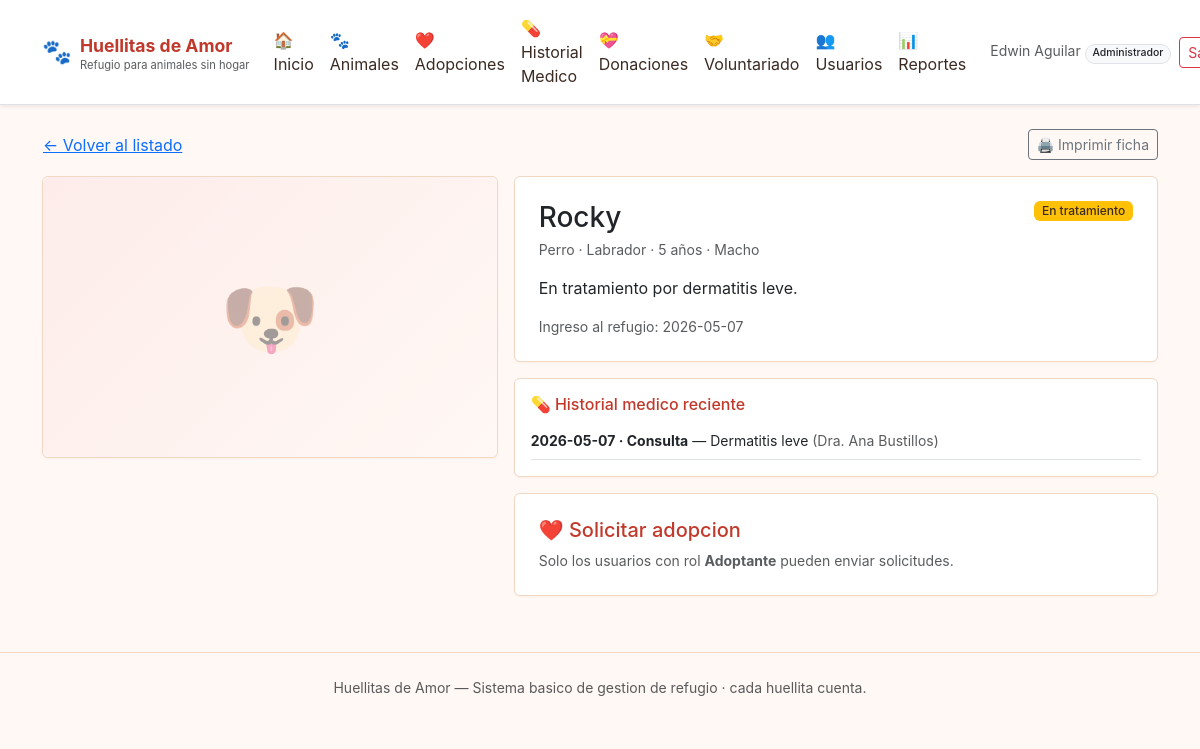
Page /animal_detalle.php?id=3 (signed in) on the committed database.
### tables this page shows
CREATE TABLE `animales` (
  `id` INT AUTO_INCREMENT PRIMARY KEY,
  `nombre` VARCHAR(80) NOT NULL,
  `especie` VARCHAR(40) NOT NULL,
  `raza` VARCHAR(80) DEFAULT NULL,
  `edad` INT DEFAULT 0,
  `sexo` ENUM('macho','hembra') DEFAULT NULL,
  `descripcion` TEXT,
  `estado` ENUM('disponible','adoptado','en_tratamiento','no_disponible') NOT NULL DEFAULT 'disponible',
  `fecha_ingreso` DATE DEFAULT NULL,
  `foto` VARCHAR(255) DEFAULT NULL,
  `creado_en` DATETIME NOT NULL DEFAULT CURRENT_TIMESTAMP
);

CREATE TABLE `historial_medico` (
  `id` INT AUTO_INCREMENT PRIMARY KEY,
  `animal_id` INT NOT NULL,
  `veterinario_id` INT NOT NULL,
  `tipo` ENUM('consulta','vacuna','tratamiento','cirugia') NOT NULL,
  `diagnostico` VARCHAR(255) DEFAULT NULL,
  `vacuna` VARCHAR(100) DEFAULT NULL,
  `tratamiento` VARCHAR(255) DEFAULT NULL,
  `observaciones` TEXT,
  `fecha` DATE NOT NULL,
  `creado_en` DATETIME NOT NULL DEFAULT CURRENT_TIMESTAMP,
  CONSTRAINT `fk_hm_animal` FOREIGN KEY (`animal_id`)      REFERENCES `animales`(`id`) ON DELETE CASCADE,
  CONSTRAINT `fk_hm_vet`    FOREIGN KEY (`veterinario_id`) REFERENCES `usuarios`(`id`) ON DELETE CASCADE
);

CREATE TABLE `usuarios` (
  `id` INT AUTO_INCREMENT PRIMARY KEY,
  `nombre` VARCHAR(100) NOT NULL,
  `email` VARCHAR(150) UNIQUE NOT NULL,
  `password` VARCHAR(255) NOT NULL,
  `rol` ENUM('admin','veterinario','adoptante','donante','voluntario') NOT NULL,
  `telefono` VARCHAR(20) DEFAULT NULL,
  `direccion` VARCHAR(200) DEFAULT NULL,
  `activo` TINYINT(1) NOT NULL DEFAULT 1,
  `creado_en` DATETIME NOT NULL DEFAULT CURRENT_TIMESTAMP
);

### includes/config.php (called while the page is built, shortened)
<?php
$__script = $_SERVER['SCRIPT_NAME'] ?? '';
$__base   = str_replace('\\', '/', dirname($__script));
$BASE_URL = ($__base === '/' || $__base === '.' || $__base === '') ? '' : rtrim($__base, '/');

### includes/db.php (called while the page is built)
<?php
require_once __DIR__ . '/config.php';
function db(): PDO {
    static $pdo = null;
    if ($pdo === null) {
        global $DB_HOST, $DB_PORT, $DB_NAME, $DB_USER, $DB_PASS;
        $dsn = "mysql:host={$DB_HOST};port={$DB_PORT};dbname={$DB_NAME};charset=utf8mb4";
        try {
            $pdo = new PDO($dsn, $DB_USER, $DB_PASS, [
                PDO::ATTR_ERRMODE => PDO::ERRMODE_EXCEPTION,
                PDO::ATTR_DEFAULT_FETCH_MODE => PDO::FETCH_ASSOC,
                PDO::ATTR_EMULATE_PREPARES => false,
            ]);
        } catch (PDOException $e) {
            http_response_code(500);
            die(
                "No se pudo conectar a la base de datos: "
                . htmlspecialchars($e->getMessage())
                . "<br><br>Sugerencia: importa el archivo <code>db.sql</code> desde phpMyAdmin"
                . " (crea la base <code>refujio_de_animales</code>) y verifica las credenciales en"
                . " <code>includes/config.php</code>."
            );
        }
    }
    return $pdo;
}

### animal_detalle.php (the view, shortened to what this page needs)
<?php
require_once __DIR__ . '/includes/auth.php';
require_once __DIR__ . '/includes/db.php';
$id = (int)($_GET['id'] ?? 0);
$stmt = db()->prepare("SELECT * FROM animales WHERE id = ?");
$stmt->execute([$id]);
$a = $stmt->fetch();
$hm = db()->prepare("SELECT hm.*, u.nombre AS vet_nombre FROM historial_medico hm LEFT JOIN usuarios u ON u.id = hm.veterinario_id WHERE hm.animal_id = ? ORDER BY hm.fecha DESC LIMIT 5");
$hm->execute([$a['id']]);
$historial = $hm->fetchAll();
include __DIR__ . '/includes/header.php';
?>
<div class="d-flex justify-content-between align-items-center mb-3 no-print">
  <a class="btn btn-link p-0" href="<?= e($BASE_URL) ?>/animales.php">← Volver al listado</a>
  <button class="btn btn-outline-secondary btn-sm" onclick="window.print()">🖨️ Imprimir ficha</button>
</div>
<div class="row g-3">
  <div class="col-md-5">
    <div class="card p-2 animal-detail-photo">
      <?php if (!empty($a['foto'])): ?>
        <img src="<?= e($BASE_URL) ?>/uploads/animales/<?= e($a['foto']) ?>" alt="Foto de <?= e($a['nombre']) ?>" class="rounded">
      <?php else: ?>
        <div class="animal-photo-placeholder rounded" style="height:280px;font-size:5rem;">
          <?= especie_emoji($a['especie']) ?>
        </div>
      <?php endif; ?>
    </div>
  </div>
  <div class="col-md-7">
    <div class="card p-4">
      <div class="d-flex justify-content-between align-items-start flex-wrap gap-2">
        <h3 class="mb-1"><?= e($a['nombre']) ?></h3>
        <?= estado_animal_badge($a['estado']) ?>
      </div>
      <p class="text-muted small mb-3">
        <?= e(ucfirst($a['especie'])) ?> · <?= e($a['raza'] ?: 's/r') ?> ·
        <?= e((string)$a['edad']) ?> a&ntilde;os ·
        <?= e(ucfirst((string)$a['sexo'])) ?>
      </p>
      <p class="mb-3"><?= nl2br(e($a['descripcion'])) ?></p>
      <p class="text-muted small mb-0">Ingreso al refugio: <?= e($a['fecha_ingreso']) ?></p>
    </div>
    <?php if (!empty($historial)): ?>
    <div class="card p-3 mt-3">
      <h6 class="text-primary">💊 Historial medico reciente</h6>
      <ul class="list-unstyled mb-0">
        <?php foreach ($historial as $h): ?>
          <li class="border-bottom py-2 small">
            <strong><?= e($h['fecha']) ?> · <?= e(ucfirst($h['tipo'])) ?></strong>
            — <?= e($h['diagnostico'] ?: ($h['vacuna'] ?: $h['tratamiento'])) ?>
            <span class="text-muted">(<?= e($h['vet_nombre'] ?? 'sin vet') ?>)</span>
          </li>
        <?php endforeach; ?>
      </ul>
    </div>
    <?php endif; ?>
    <div class="card p-4 mt-3 no-print">
      <h5 class="text-primary">❤️ Solicitar adopcion</h5>
      <?php if ($r !== 'adoptante'): ?>
        <p class="small text-muted mb-0">
          Solo los usuarios con rol <strong>Adoptante</strong> pueden enviar solicitudes.
        </p>
      <?php elseif ($a['estado'] !== 'disponible'): ?>
        <p class="small text-muted mb-0">Este animal no esta disponible en este momento.</p>
      <?php endif; ?>
    </div>
  </div>
</div>
<?php include __DIR__ . '/includes/footer.php'; ?>

### includes/auth.php (shortened to what this page needs)
<?php
require_once __DIR__ . '/config.php';
function e(?string $s): string {
    return htmlspecialchars((string)$s, ENT_QUOTES, 'UTF-8');
}
function estado_animal_badge(string $estado): string {
    $cls = [
        'disponible' => 'success',
        'adoptado' => 'secondary',
        'en_tratamiento' => 'warning',
        'no_disponible' => 'dark',
    ][$estado] ?? 'light';
    $lbl = [
        'disponible' => 'Disponible',
        'adoptado' => 'Adoptado',
        'en_tratamiento' => 'En tratamiento',
        'no_disponible' => 'No disponible',
    ][$estado] ?? $estado;
    return "<span class='badge bg-{$cls}'>" . e($lbl) . "</span>";
}
function especie_emoji(string $especie): string {
    $map = [
        'perro'  => '🐶',
        'gato'   => '🐱',
        'conejo' => '🐰',
        'ave'    => '🐦',
        'otro'   => '🐾',
    ];
    return $map[strtolower($especie)] ?? '🐾';
}

### assets/style.css (style rules this page uses)
:root { --primary: #c0392b; --primary-dark: #a32d20; --primary-light: #fdecea; --warm-bg: #fff8f4; --warm-border: #f1d8c5; --text: #3a2a22; --muted: #8b6c5e; }
body { background: var(--warm-bg); color: var(--text); font-family: -apple-system, BlinkMacSystemFont, "Segoe UI", Roboto, "Helvetica Neue", sans-serif; }
.card { border: 1px solid var(--warm-border); box-shadow: 0 1px 2px rgba(192,57,43,.05); transition: transform .15s ease, box-shadow .15s ease; }
.text-primary { color: var(--primary) !important; }
a { color: var(--primary); }
.animal-detail-photo { padding: 0 !important; overflow: hidden; }
.animal-photo-placeholder { width: 100%; height: 100%; display: flex; align-items: center; justify-content: center; font-size: 4rem; color: rgba(192,57,43,.45); background: linear-gradient(135deg, #fdecea, #fff8f4); }
.badge { font-weight: 500; }
.badge.bg-warning { color: var(--text); }

### rows in the picture
animales: especie "🐶", nombre "Rocky", estado "En tratamiento", especie "Perro", raza "Labrador", edad "5", sexo "Macho", descripcion "En tratamiento por dermatitis leve.", fecha_ingreso "2026-05-07"
historial_medico: fecha "2026-05-07", tipo "Consulta", diagnostico "Dermatitis leve", veterinario.nombre "Dra. Ana Bustillos"

### other values in the picture
$APP_NAME "Huellitas de Amor"
$APP_LEMA "Refugio para animales sin hogar"
$lk[0] "🏠"
$lk[1] "Inicio"
$lk[0] "🐾"
$lk[1] "Animales"
$lk[0] "❤️"
$lk[1] "Adopciones"
$lk[0] "💊"
$lk[1] "Historial Medico"
$lk[0] "💝"
$lk[1] "Donaciones"
$lk[0] "🤝"
$lk[1] "Voluntariado"
$lk[0] "👥"
